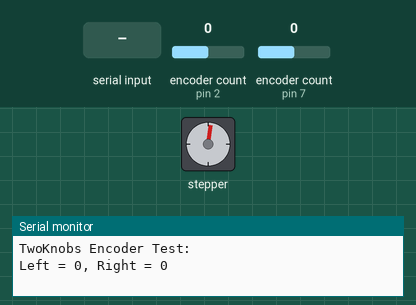
Simulated run of this sketch. Board: Arduino Mega 2560, built with avr-gcc and run on an emulated ATmega2560. On the bench: stepper motor, the last lines printed to the serial monitor. The inputs (shaded band) are chosen by the test bench; at power-on: encoder count (sensors on pin 2, pin 7) 0. Stepper angles assume 200 steps per turn.

Above: at 0.89 s.
1.3 s: "1" received over Serial
At 2.52 s:
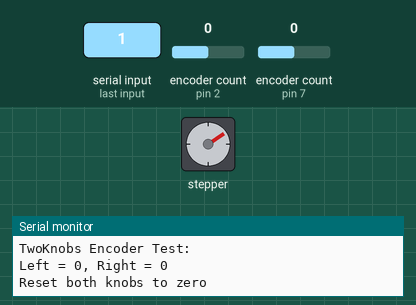
10.3 s: encoder count (sensor on pin 2) set to 1
At 10.95 s:
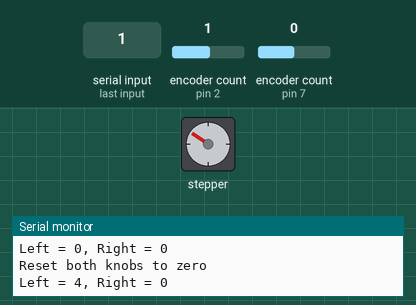
13.3 s: encoder count (sensor on pin 7) set to -1
At 13.7 s:
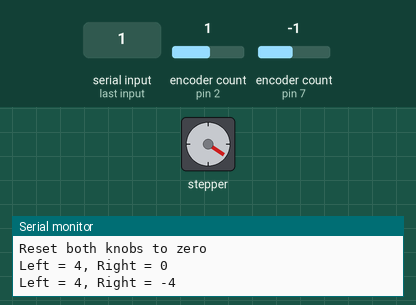
16.3 s: encoder count (sensor on pin 2) set to 2
19.3 s: encoder count (sensor on pin 7) set to -2
Timing chart, 0 to 23.3 s (numbered marks = the images above; inputs shaded):
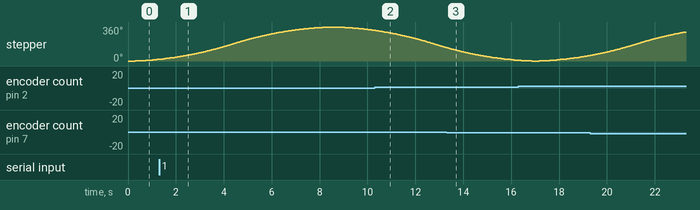

The sketch:

encoder_function.ino
```cpp
#include "Encoder.h"
#include "AccelStepper.h"

// 定义步进电机引脚
#define J1dirPin  23
#define J1stepPin 22

Encoder J1encoder(2, 3);
Encoder J2encoder(7, 8);
AccelStepper stepper1(1,J1stepPin,J1dirPin);

long positionLeft  = -999;
long positionRight = -999;

void setup() {
  Serial.begin(2000000);
  Serial.println("TwoKnobs Encoder Test:");

  pinMode(J1stepPin,OUTPUT);
  pinMode(J1dirPin,OUTPUT);

  stepper1.setMaxSpeed(500);   //Max:100,000
  stepper1.setAcceleration(10); //Max:10
}


void loop() {

  if ( stepper1.currentPosition() == 0 ){
    stepper1.moveTo(200);
  }
   else if ( stepper1.currentPosition() == 200)
   {
    stepper1.moveTo(0);
  }
  stepper1.run();

  long newLeft, newRight;
  newLeft = J1encoder.read();
  newRight = J2encoder.read();
  if (newLeft != positionLeft || newRight != positionRight) {
    Serial.print("Left = ");
    Serial.print(newLeft);
    Serial.print(", Right = ");
    Serial.print(newRight);
    Serial.println();
    positionLeft = newLeft;
    positionRight = newRight;
  }
  // if a character is sent from the serial monitor,
  // reset both back to zero.
  if (Serial.available()) {
    Serial.read();
    Serial.println("Reset both knobs to zero");
    J1encoder.write(0);
    J2encoder.write(0);
  }
}
```
